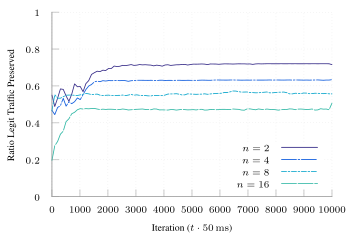

This chart was generated by the following gnuplot code:
set terminal tikz standalone color size 9cm,6cm font '\scriptsize' preamble '\usepackage{microtype} \usepackage{times} \usepackage[T1]{fontenc} \usepackage{siunitx}\sisetup{detect-all}'
set output "spf-udp-single.tex"

load "parula.pal"

set style line 102 lc rgb '#a0a0a0' lt 1 lw 1
set border ls 102
set colorbox border 102
set key textcolor rgb "black"
set tics textcolor rgb "black"
set label textcolor rgb "black"

set border 3
set grid x y
set xtics nomirror
set ytics nomirror

#set key autotitle columnhead
set datafile separator ","

set xlabel "Iteration ($t \\cdot{} \\SI{50}{\\milli\\second}$)"
set ylabel "Ratio Legit Traffic Preserved"

set yrange [0.0:1.0]
set key inside bottom right

plot '../results/spf-udp-single-2' u 1:3 w lines smooth sbezier title "$n=2$" dt 1, \
     '../results/spf-udp-single-4' u 1:3 w lines smooth sbezier title "$n=4$" dt (18,2,2,2), \
     '../results/spf-udp-single-8' u 1:3 w lines smooth sbezier title "$n=8$" ls 4  dt (6,2,2,2), \
     '../results/spf-udp-single-16' u 1:3 w lines smooth sbezier title "$n=16$" ls 5 dt (18,2)
